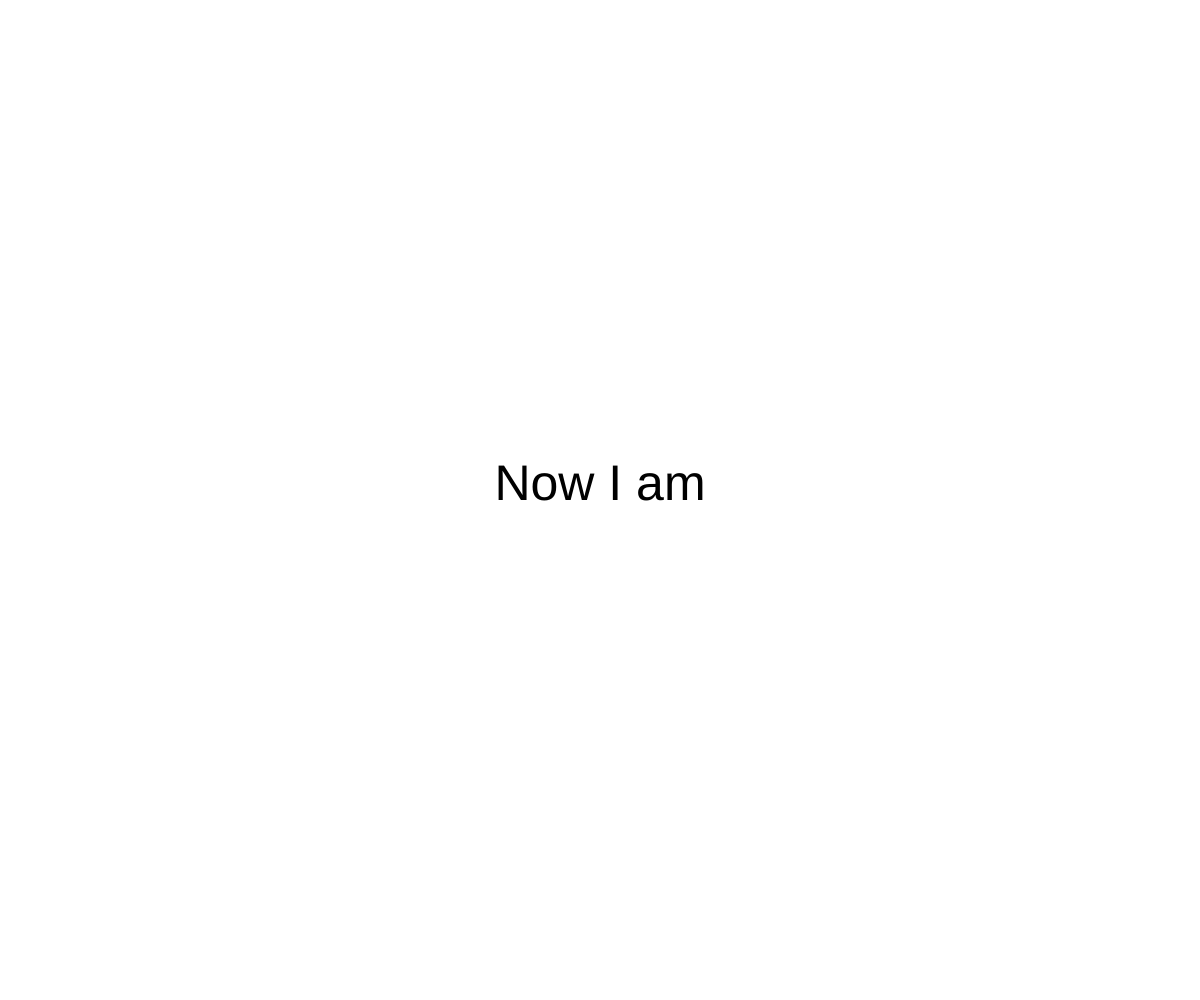
Frame 1 (no input)
Frame 60 (no input): identical to frame 1, image omitted
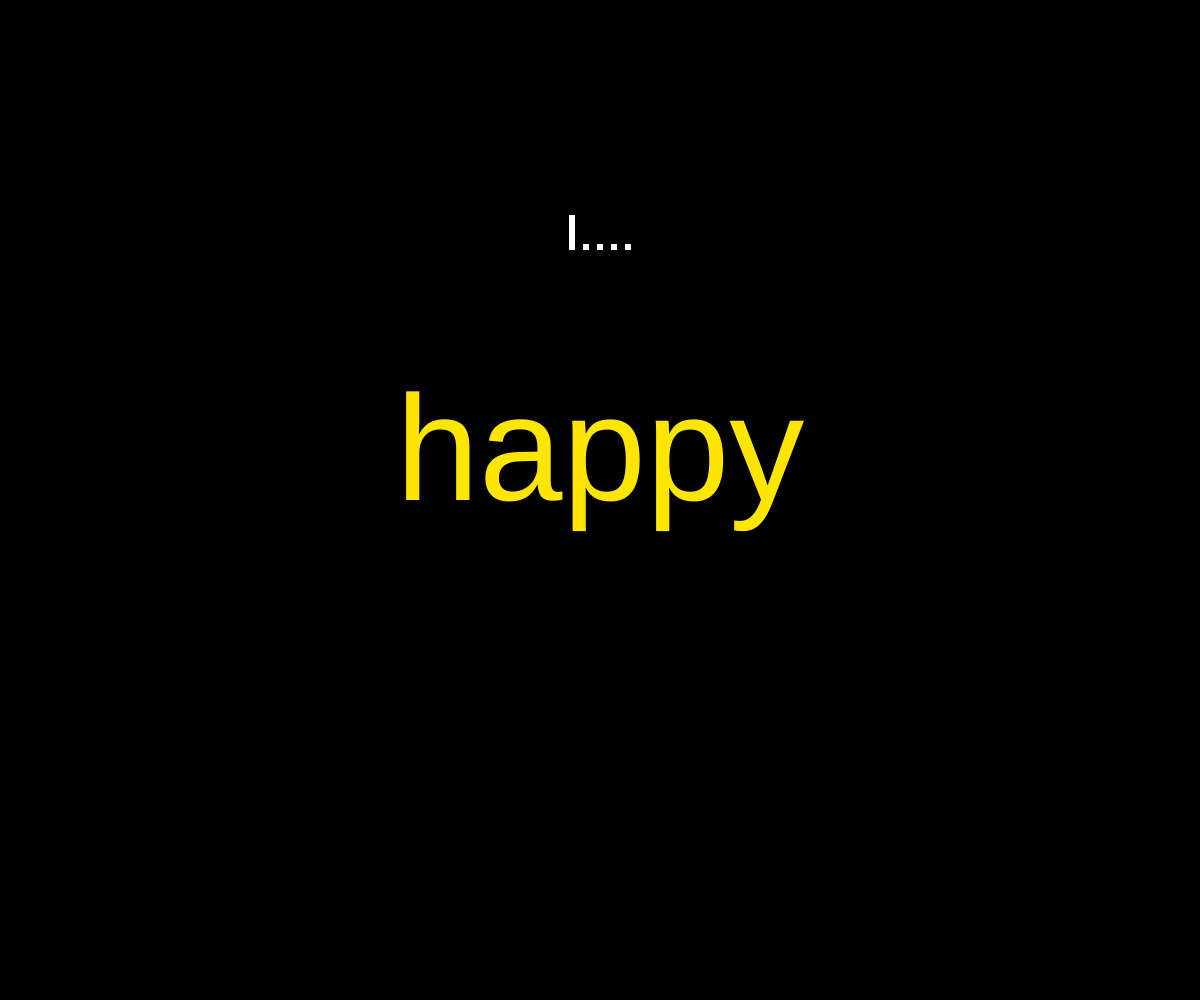
Frame 120 (the mouse pressed at the canvas centre since frame 60)

The p5.js sketch that drew these frames (run headless with seeded random() and noise() and a simulated clock; from frame 60 on, the mouse is pressed at the canvas centre):

// p5.js sketch
// ── sketch.js
var words=["happy","sad","upset","pissed","mad","pumped","motivated","bored","blah","interested","loved"]
var index=0

function setup() {
  createCanvas(windowWidth, windowHeight);
  textSize(50)
  textAlign(CENTER)
  text("Now I am", width/2, height/2);
  colorMode(RGB, 100);
}

function draw(){
  // if I were part
  textSize(50)
  fill('white')
  text('I....',windowWidth/2,windowHeight/4)

}
function mousePressed() {

  background('black')
  fill(mouseY%255, 90,mouseY%100);
  textSize(150);
  text(words[index], windowWidth/2, windowHeight/2);  
  index=index+1

  if(index ==words.length){
    index=0;
  }
}
